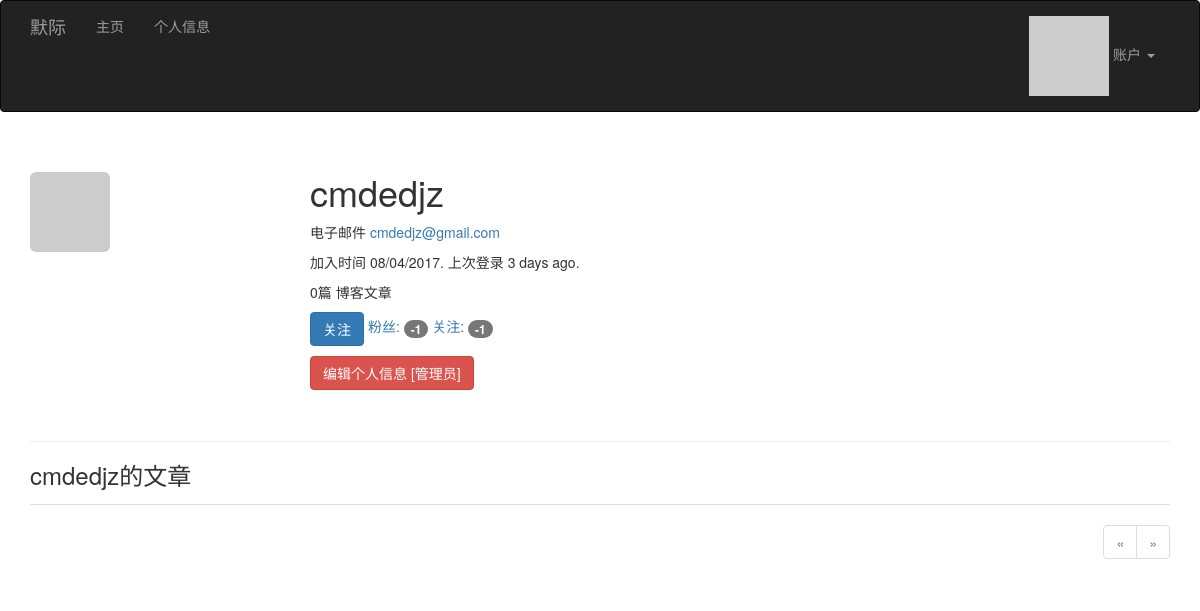
/user/cmdedjz (signed in), run on an earlier commit of the app's database.
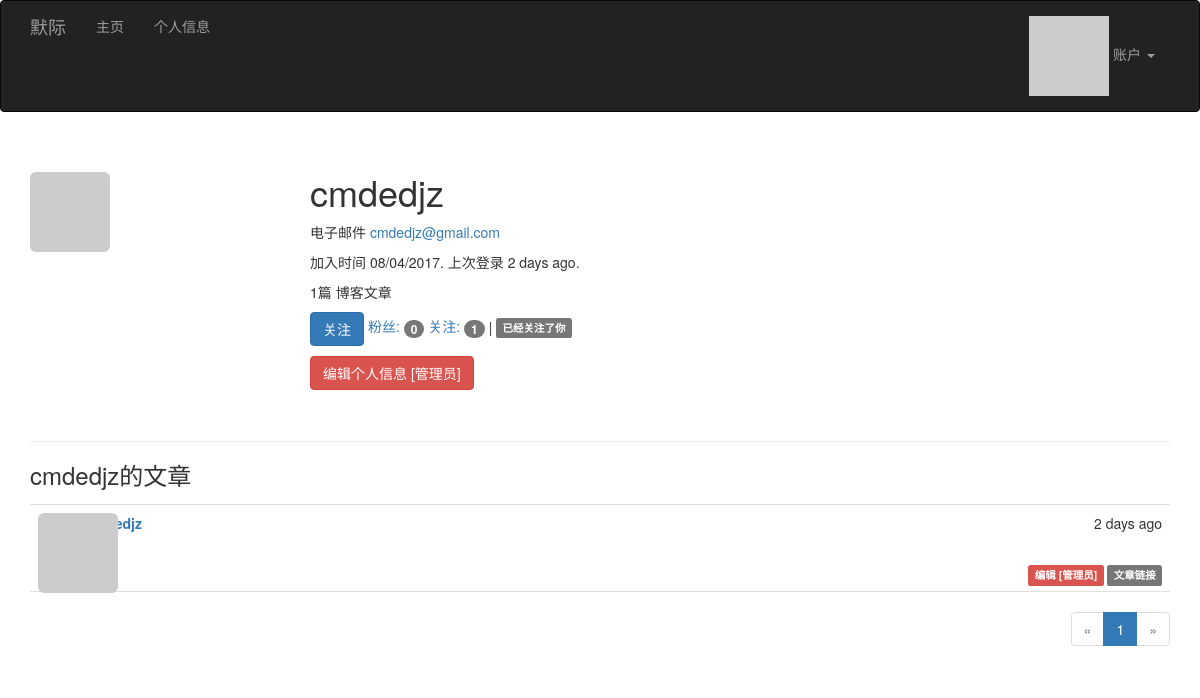
And on a later commit of the database.
### app/models.py (models this page shows, shortened)
class User(UserMixin, db.Model):
	__tablename__ = 'users'
	id = db.Column(db.Integer, primary_key=True)
	email = db.Column(db.String(64), unique=True, index=True)
	username = db.Column(db.String(64), unique=True, index=True)
	password_hash = db.Column(db.String(128))
	role_id = db.Column(db.Integer, db.ForeignKey('roles.id'))
	confirmed = db.Column(db.Boolean, default=False)
	name = db.Column(db.String(64))
	location = db.Column(db.String(64))
	about_me = db.Column(db.Text())
	member_since = db.Column(db.DateTime(), default=datetime.utcnow)
	last_seen = db.Column(db.DateTime(), default=datetime.utcnow)
	avatar_hash = db.Column(db.String(32))
	posts = db.relationship('Post', backref='author', lazy='dynamic')
	followed = db.relationship('Follow',
							   foreign_keys=[Follow.follower_id],
							   backref=db.backref('follower', lazy='joined'),
							   lazy='dynamic',
							   cascade='all, delete-orphan')
	followers = db.relationship('Follow',
								foreign_keys=[Follow.followed_id],
								backref=db.backref('followed', lazy='joined'),
								lazy='dynamic',
								cascade='all, delete-orphan')
	@property
	def password(self):
		raise AttributeError('password is not a readable attribute')
	def can(self, permissions):
		return self.role is not None and \
			(self.role.permissions & permissions) == permissions
	def is_administrator(self):
		return self.can(Permission.ADMINISTER)
	def ping(self):
		self.last_seen = datetime.utcnow()
		db.session.add(self)
	def gravatar(self, size=100, default='identicon', rating='g'):
		if request.is_secure:
			url = 'https://secure.gravatar.com/avatar'
		else:
			url = 'http://www.gravatar.com/avatar'
		hash = self.avatar_hash or hashlib.md5(self.email.encode('utf-8')).hexdigest()
		return '{url}/{hash}?s={size}&d={default}&r={rating}'.format(url=url, hash=hash, size=size, default=default, rating=rating)
	def is_following(self, user):
		return self.followed.filter_by(
			followed_id=user.id).first() is not None

class Post(db.Model):
	__tablename__ = 'posts'
	id = db.Column(db.Integer, primary_key=True)
	body = db.Column(db.Text)
	timestamp = db.Column(db.DateTime, index=True, default=datetime.utcnow)
	author_id = db.Column(db.Integer, db.ForeignKey('users.id'))
	body_html = db.Column(db.Text)

### app/main/views.py (the view)
@main.route('/user/<username>')
def user(username):
    user = User.query.filter_by(username=username).first()
    if user is None:
        abort(404)
    page = request.args.get('page', 1, type=int)
    pagination = user.posts.order_by(Post.timestamp.desc()).paginate(page, per_page=current_app.config['FLASKY_POSTS_PER_PAGE'], error_out=False)
    posts = pagination.items
    return render_template('user.html', user=user, posts=posts, pagination=pagination)

### app/auth/views.py (called while the page is built)
@auth.before_app_request
def before_request():
	if current_user.is_authenticated \
			and not current_user.confirmed \
			and request.endpoint[:5] != 'auth.' \
			and request.endpoint != 'static':
		return redirect(url_for('auth.unconfirmed'))

@auth.before_app_request
def before_request():
	if current_user.is_authenticated:
		current_user.ping()
		if not current_user.confirmed and request.endpoint[:5] != 'auth.':
			return redirect(url_for('auth.unconfirmed'))

### app/main/__init__.py (called while the page is built)
@main.app_context_processor
def inject_permissions():
	return dict(Permission=Permission)

### app/models.py (called while the page is built)
@login_manager.user_loader
def load_user(user_id):
	return User.query.get(int(user_id))

### app/templates/user.html (shortened to what this page needs)
{% extends "base.html" %}
{% import "_macros.html" as macros %}
{% block page_content %}
<div class="page-header">
    <img class="img-rounded profile-thumbnail" src="{{ user.gravatar(size=256) }}">
    <div class="profile-header">
        <h1>{{ user.username }}</h1>
        {% if current_user.is_administrator() %}
        <p>电子邮件 <a href="mailto:{{ user.email }}">{{ user.email }}</a></p>
        {% endif %}
        <p>加入时间 {{ moment(user.member_since).format('L') }}. 上次登录 {{ moment(user.last_seen).fromNow() }}.</p>
        <p>{{ user.posts.count() }}篇 博客文章</p>
        <p>
            {% if current_user.can(Permission.FOLLOW) and user != current_user %}
                {% if not current_user.is_following(user) %}
                <a href="{{ url_for('.follow', username=user.username) }}" class="btn btn-primary">关注</a>
                {% else %}
                <a href="{{ url_for('.unfollow', username=user.username) }}" class="btn btn-default">取消关注</a>
                {% endif %}
            {% endif %}
            <a href="{{ url_for('.followers', username=user.username) }}">粉丝: <span class="badge">{{ user.followers.count() - 1 }}</span></a>
            <a href="{{ url_for('.followed_by', username=user.username) }}">关注: <span class="badge">{{ user.followed.count() - 1 }}</span></a>
            {% if current_user.is_authenticated and user != current_user and user.is_following(current_user) %}
            | <span class="label label-default">已经关注了你</span>
            {% endif %}
        </p>
        <p>
            {% if current_user.is_administrator() %}
            <a class="btn btn-danger" href="{{ url_for('.edit_profile_admin', id=user.id) }}">编辑个人信息 [管理员]</a>
            {% endif %}
        </p>
    </div>
</div>
<h3>{{ user.username }}的文章</h3>
{% include '_posts.html' %}
{% if pagination %}
<div class="pagination">
{{ macros.pagination_widget(pagination, '.index') }}
</div>
{% endif %}
{% endblock %}

### app/templates/base.html (shortened to what this page needs)
{% extends "bootstrap/base.html" %}
{% block head %}
{{ super() }}
	<link rel="stylesheet" type="text/css" href="{{ url_for('static', filename='styles.css') }}">
{% endblock %}
{% block navbar %}
<div class="navbar navbar-inverse" role="navigation">
    <div class="container">
        <div class="navbar-header">
            <a class="navbar-brand" href="{{ url_for('main.index') }}">默际</a>
        </div>
        <div class="navbar-collapse collapse">
            <ul class="nav navbar-nav">
                <li><a href="{{ url_for('main.index') }}">主页</a></li>
				{% if current_user.is_authenticated %}
				<li>
					<a href="{{ url_for('main.user', username=current_user.username) }}">
						个人信息
					</a>
				</li>
				{% endif %}
            </ul>
            <ul class="nav navbar-nav navbar-right">
                {% if current_user.is_authenticated %}
                <li class="dropdown">
                     <a href="#" class="dropdown-toggle" data-toggle="dropdown">
                        <img src="{{ current_user.gravatar(size=18) }}">
                       账户 <b class="caret"></b>
					 </a>
                </li>
                {% else %}
                <li><a href="{{ url_for('auth.login') }}">登陆</a></li>
                {% endif %}
            </ul>
        </div>
    </div>
</div>
{% endblock %}
{% block content %}
<div class="container">
    {% block page_content %}{% endblock %}
</div>
{% endblock %}

### app/templates/_macros.html
{% macro pagination_widget(pagination, endpoint) %}
<ul class="pagination">
    <li{% if not pagination.has_prev %} class="disabled"{% endif %}>
        <a href="{% if pagination.has_prev %}{{ url_for(endpoint, page=pagination.prev_num, **kwargs) }}{% else %}#{% endif %}">
            &laquo;
        </a>
    </li>
    {% for p in pagination.iter_pages() %}
        {% if p %}
            {% if p == pagination.page %}
            <li class="active">
                <a href="{{ url_for(endpoint, page = p, **kwargs) }}">{{ p }}</a>
            </li>
            {% else %}
            <li>
                <a href="{{ url_for(endpoint, page = p, **kwargs) }}">{{ p }}</a>
            </li>
            {% endif %}
        {% else %}
        <li class="disabled"><a href="#">&hellip;</a></li>
        {% endif %}
    {% endfor %}
    <li{% if not pagination.has_next %} class="disabled"{% endif %}>
        <a href="{% if pagination.has_next %}{{ url_for(endpoint, page=pagination.next_num, **kwargs) }}{% else %}#{% endif %}">
            &raquo;
        </a>
    </li>
</ul>
{% endmacro %}

### app/templates/_posts.html
<ul class="posts">
    {% for post in posts %}
    <li class="post">
        <div class="post-thumbnail">
            <a href="{{ url_for('.user', username=post.author.username) }}">
                <img class="img-rounded profile-thumbnail" src="{{ post.author.gravatar(size=40) }}">
            </a>
        </div>
        <div class="post-content">
            <div class="post-date">{{ moment(post.timestamp).fromNow() }}</div>
            <div class="post-author"><a href="{{ url_for('.user', username=post.author.username) }}">{{ post.author.username }}</a></div>
            <div class="post-body">
			{% if post.body_html %}
				{{ post.body_html | safe }}
			{% else %}
				{{ post.body }}
			{% endif %}
			</div>
			<div class="post-footer">
				{% if current_user == post.author %}
                <a href="{{ url_for('.edit', id=post.id) }}">
                    <span class="label label-primary">编辑</span>
                </a>
                {% elif current_user.is_administrator() %}
                <a href="{{ url_for('.edit', id=post.id) }}">
                    <span class="label label-danger">编辑 [管理员]</span>
                </a>
                {% endif %}
                <a href="{{ url_for('.post', id=post.id) }}">
                    <span class="label label-default">文章链接</span>
                </a>
            </div>
        </div>
    </li>
    {% endfor %}
</ul>

### app/static/styles.css (style rules this page uses)
.profile-thumbnail { position: absolute; }
.profile-header { min-height: 260px; margin-left: 280px; }
ul.posts { list-style-type: none; padding: 0px; margin: 16px 0px 0px 0px; border-top: 1px solid #e0e0e0; }
ul.posts li.post { padding: 8px; border-bottom: 1px solid #e0e0e0; }
div.post-date { float: right; }
div.post-author { font-weight: bold; }
div.post-thumbnail { position: absolute; }
div.post-content { margin-left: 48px; min-height: 48px; }
div.post-footer { text-align: right; }
div.pagination { width: 100%; text-align: right; padding: 0px; margin: 0px; }

What changed in the data, as far as the page shows it:
changed User "cmdedjz": last_seen "3 days ago" → "2 days ago"
added Post: timestamp "2 days ago"
Also different on the page:
{{ user.posts.count() }}: "0" → "1"
{{ user.followers.count() - 1 }}: "-1" → "0"
{{ user.followed.count() - 1 }}: "-1" → "1"
text now shown: "| 已经关注了你"
new list line: "1"
